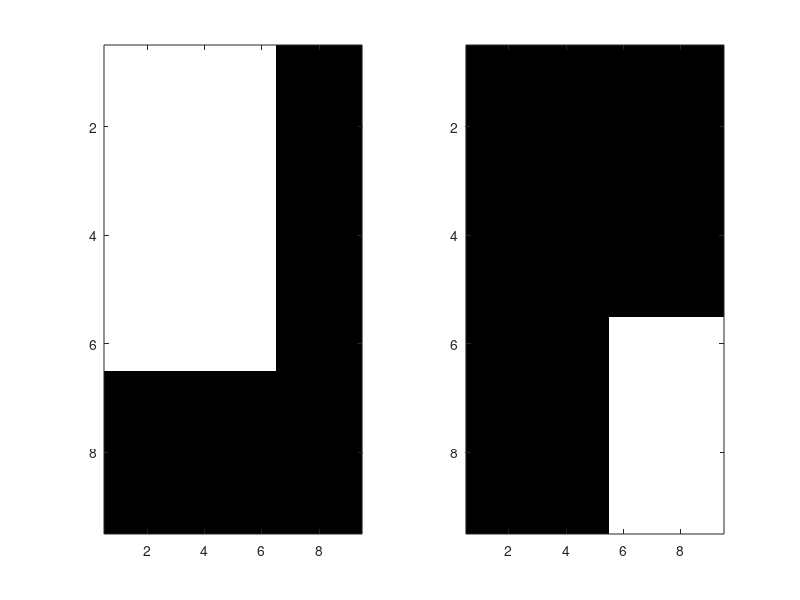
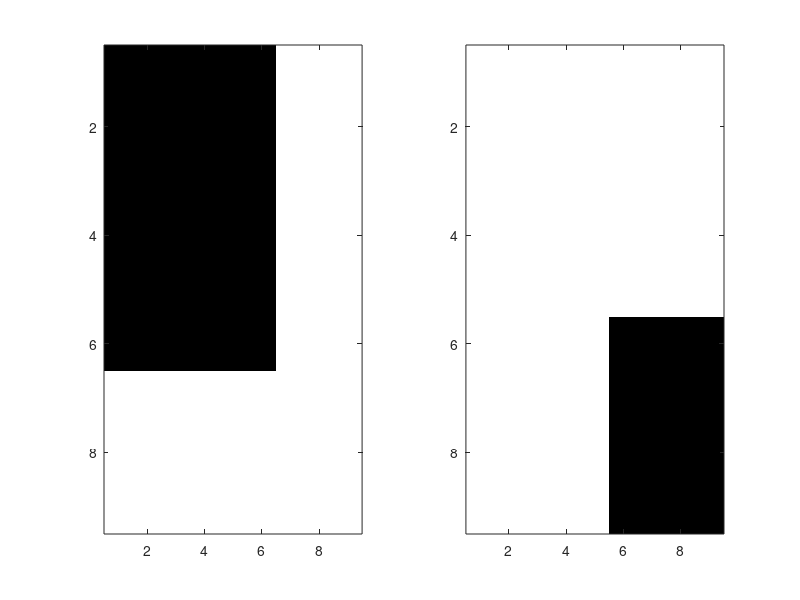
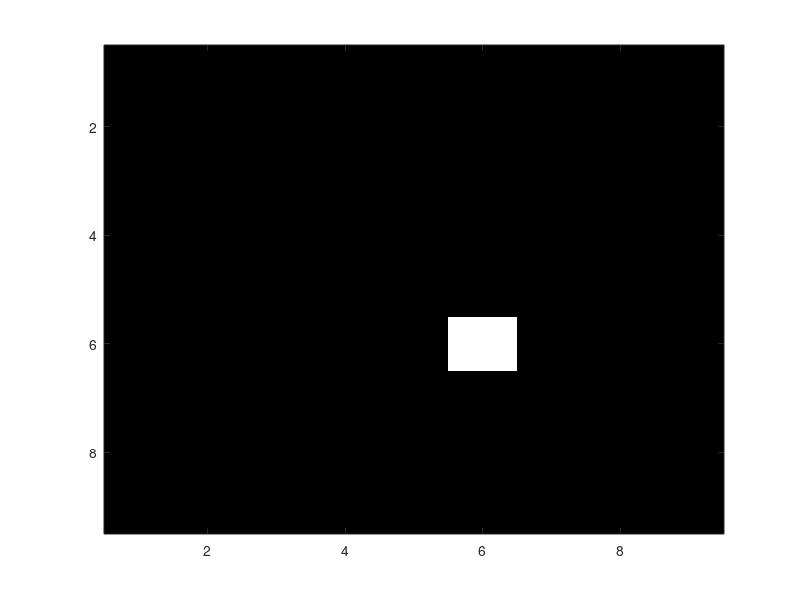
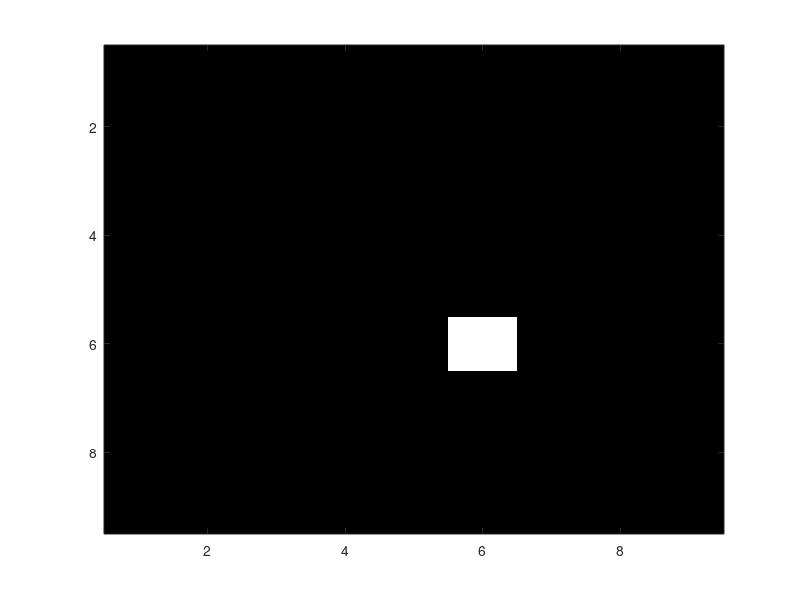

MATLAB code to generate these figures, in order:

close all, clear all


%exemplo1  
A = zeros(9);
A(1:3,1:3) = 1
B = zeros(9);
B(7:9,7:9) = 1

%exemplo2  
A = zeros(9);
A(1:6,1:6) = 1;
B = zeros(9);
B(6:9,6:9) = 1


figure; 
subplot(1,2,1);imagesc(A); 
subplot(1,2,2);imagesc(B); colormap gray

% op. NOT
figure; 
subplot(1,2,1); imagesc(~A); 
subplot(1,2,2); imagesc(~B); colormap gray

% op. AND
C1 = A & B;
figure; imagesc(C1); colormap gray
C2 = A .* B;
figure; imagesc(C2); colormap gray

% op. OR
C3 = A | B;
figure; imagesc(C3); colormap gray

% op. XOR
C4 = xor(A,B);
figure; imagesc(C4); colormap gray

% op. AND and NOT
C5 = A & (~B);
figure; imagesc(C5); colormap gray